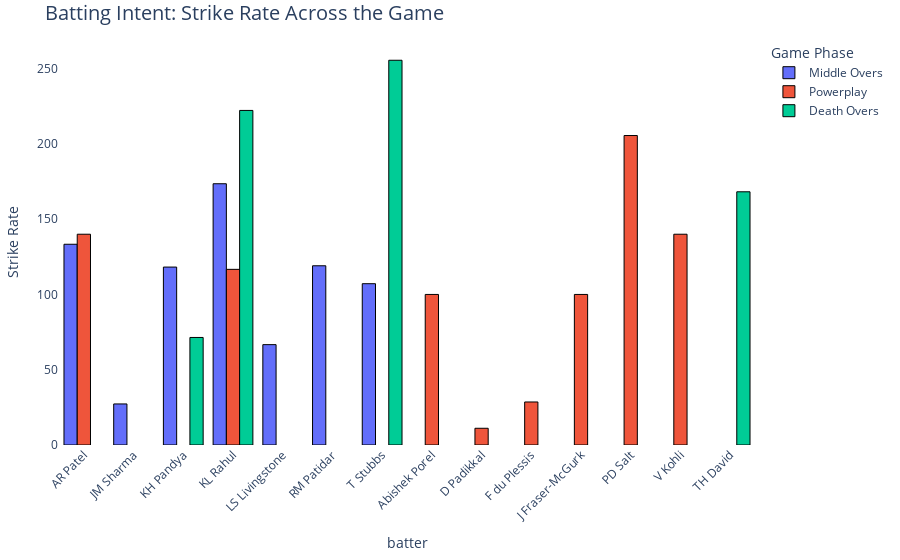

Here is the notebook cell this chart was saved with:
### Code cell
fig = px.bar(
    batting_intent,
    x = 'batter',
    y = 'strike_rate',
    color = 'Phase',
    barmode = 'group',
    title = 'Batting Intent: Strike Rate Across the Game',
    labels = {'strike_rate': 'Strike Rate', ' batter':'Batter'},
    hover_data = {
        'balls_faced':True,
        'total_runs':True,
        'strike_rate':':.2f',
        'Phase':True
    }
)
fig.update_layout(
    xaxis_tickangle = -45,
    title_font_size = 20,
    legend_title ='Game Phase',
    plot_bgcolor = 'rgba(0,0,0,0)',
    paper_bgcolor = 'white',
    bargap = 0.2,
    margin = dict(l= 40, r=40, t=40, b=100)
)
fig.update_traces(marker_line_width = 1, marker_line_color= 'black')
fig.show()

### Figure 1 — Plotly figure (JSON) as saved in the notebook; plotly's stock layout.template omitted (floating-point values rounded to 4 significant figures)
{"data": [{"alignmentgroup": "True", "hovertemplate": "Phase=Middle Overs<br>batter=%{x}<br>Strike Rate=%{y}<extra></extra>", "legendgroup": "Middle Overs", "marker": {"color": "#636efa", "line": {"color": "black", "width": 1}, "pattern": {"shape": ""}}, "name": "Middle Overs", "offsetgroup": "Middle Overs", "orientation": "v", "showlegend": true, "textposition": "auto", "type": "bar", "x": ["AR Patel", "JM Sharma", "KH Pandya", "KL Rahul", "LS Livingstone", "RM Patidar", "T Stubbs"], "xaxis": "x", "y": [133.3, 27.27, 118.2, 173.5, 66.67, 119.0, 107.1], "yaxis": "y"}, {"alignmentgroup": "True", "hovertemplate": "Phase=Powerplay<br>batter=%{x}<br>Strike Rate=%{y}<extra></extra>", "legendgroup": "Powerplay", "marker": {"color": "#EF553B", "line": {"color": "black", "width": 1}, "pattern": {"shape": ""}}, "name": "Powerplay", "offsetgroup": "Powerplay", "orientation": "v", "showlegend": true, "textposition": "auto", "type": "bar", "x": ["AR Patel", "Abishek Porel", "D Padikkal", "F du Plessis", "J Fraser-McGurk", "KL Rahul", "PD Salt", "V Kohli"], "xaxis": "x", "y": [140, 100, 11.11, 28.57, 100, 116.7, 205.6, 140], "yaxis": "y"}, {"alignmentgroup": "True", "hovertemplate": "Phase=Death Overs<br>batter=%{x}<br>Strike Rate=%{y}<extra></extra>", "legendgroup": "Death Overs", "marker": {"color": "#00cc96", "line": {"color": "black", "width": 1}, "pattern": {"shape": ""}}, "name": "Death Overs", "offsetgroup": "Death Overs", "orientation": "v", "showlegend": true, "textposition": "auto", "type": "bar", "x": ["KH Pandya", "KL Rahul", "T Stubbs", "TH David"], "xaxis": "x", "y": [71.43, 222.2, 255.6, 168.2], "yaxis": "y"}], "layout": {"autosize": true, "bargap": 0.2, "barmode": "group", "legend": {"title": {"text": "Game Phase"}, "tracegroupgap": 0}, "margin": {"b": 100, "l": 40, "r": 40, "t": 40}, "paper_bgcolor": "white", "plot_bgcolor": "rgba(0, 0, 0, 0)", "title": {"font": {"size": 20}, "text": "Batting Intent: Strike Rate Across the Game"}, "xaxis": {"anchor": "y", "autorange": true, "domain": [0, 1], "range": [-0.5, 13.5], "showspikes": false, "tickangle": -45, "title": {"text": "batter"}, "type": "category"}, "yaxis": {"anchor": "x", "autorange": true, "domain": [0, 1], "range": [0, 269.0], "showspikes": false, "title": {"text": "Strike Rate"}, "type": "linear"}}}
